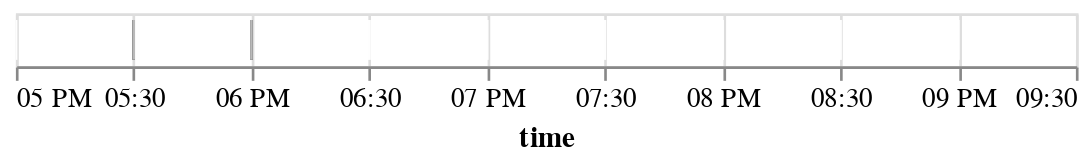

Notebook code cell kept with this figure:
### Code cell
plot_rug(m_df.tidy())

### Figure 1 — Vega-Lite specification as saved in the notebook (floating-point values rounded to 4 significant figures)
{"config": {"view": {"continuousWidth": 400, "continuousHeight": 300}}, "data": {"name": "data-3db2996ac3d1e25158d36823c9230040"}, "mark": {"type": "tick", "color": "black"}, "encoding": {"color": {"condition": {"value": "white", "test": "datum.is_present"}, "value": "black"}, "x": {"field": "time", "type": "temporal"}}, "params": [{"name": "param_1", "select": {"type": "interval"}, "bind": "scales"}], "$schema": "https://vega.github.io/schema/vega-lite/v5.2.0.json", "datasets": {"data-3db2996ac3d1e25158d36823c9230040": [{"time": "2000-06-15T17:00:00", "variable": "TA", "value": 14.22, "is_present": true}, {"time": "2000-06-15T17:30:00", "variable": "TA", "value": 14.11, "is_present": false}, {"time": "2000-06-15T18:00:00", "variable": "TA", "value": 14.23, "is_present": false}, {"time": "2000-06-15T18:30:00", "variable": "TA", "value": 14.4, "is_present": true}, {"time": "2000-06-15T19:00:00", "variable": "TA", "value": 14.09, "is_present": true}, {"time": "2000-06-15T19:30:00", "variable": "TA", "value": 13.71, "is_present": true}, {"time": "2000-06-15T20:00:00", "variable": "TA", "value": 13.08, "is_present": true}, {"time": "2000-06-15T20:30:00", "variable": "TA", "value": 12.41, "is_present": true}, {"time": "2000-06-15T21:00:00", "variable": "TA", "value": 12.27, "is_present": true}, {"time": "2000-06-15T21:30:00", "variable": "TA", "value": 12.2, "is_present": true}, {"time": "2000-06-15T17:00:00", "variable": "SW_IN", "value": 224.8, "is_present": true}, {"time": "2000-06-15T17:30:00", "variable": "SW_IN", "value": 195.3, "is_present": false}, {"time": "2000-06-15T18:00:00", "variable": "SW_IN", "value": 244.2, "is_present": false}, {"time": "2000-06-15T18:30:00", "variable": "SW_IN", "value": 253.9, "is_present": true}, {"time": "2000-06-15T19:00:00", "variable": "SW_IN", "value": 177.3, "is_present": true}, {"time": "2000-06-15T19:30:00", "variable": "SW_IN", "value": 97.07, "is_present": true}, {"time": "2000-06-15T20:00:00", "variable": "SW_IN", "value": 39.71, "is_present": true}, {"time": "2000-06-15T20:30:00", "variable": "SW_IN", "value": 10.65, "is_present": true}, {"time": "2000-06-15T21:00:00", "variable": "SW_IN", "value": 0.32, "is_present": true}, {"time": "2000-06-15T21:30:00", "variable": "SW_IN", "value": 0.0, "is_present": true}, {"time": "2000-06-15T17:00:00", "variable": "VPD", "value": 5.799, "is_present": true}, {"time": "2000-06-15T17:30:00", "variable": "VPD", "value": 6.577, "is_present": true}, {"time": "2000-06-15T18:00:00", "variable": "VPD", "value": 6.931, "is_present": true}, {"time": "2000-06-15T18:30:00", "variable": "VPD", "value": 7.286, "is_present": true}, {"time": "2000-06-15T19:00:00", "variable": "VPD", "value": 7.251, "is_present": true}, {"time": "2000-06-15T19:30:00", "variable": "VPD", "value": 6.683, "is_present": true}, {"time": "2000-06-15T20:00:00", "variable": "VPD", "value": 5.851, "is_present": true}, {"time": "2000-06-15T20:30:00", "variable": "VPD", "value": 5.254, "is_present": true}, {"time": "2000-06-15T21:00:00", "variable": "VPD", "value": 5.164, "is_present": true}, {"time": "2000-06-15T21:30:00", "variable": "VPD", "value": 5.037, "is_present": true}]}}
